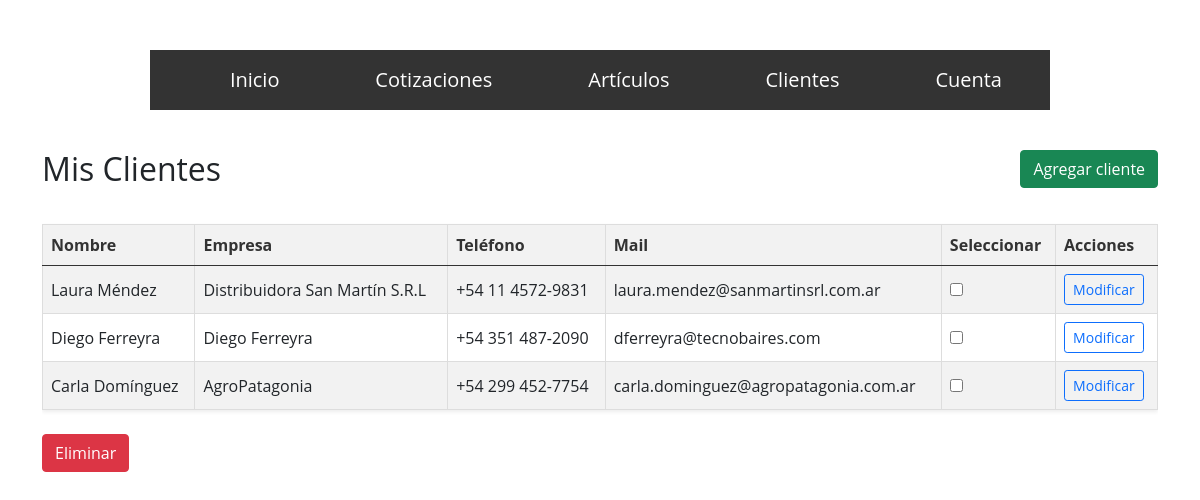
Screenshot of /clientes/ (signed in) with the database file from the repository.
### clientes/models.py (models this page shows, shortened)
class Clientes(models.Model):
    usuario_log=models.ForeignKey(User, on_delete=models.CASCADE)
    nombre=models.CharField(max_length=50)
    nombre_empresa=models.CharField(null=True, max_length=30)
    telefono=models.CharField(max_length=20)
    mail=models.EmailField()
    created=models.DateTimeField(auto_now_add=True)
    updated=models.DateField(auto_now=True)
    class Meta:
        verbose_name="Cliente"
        verbose_name_plural="Clientes"

### clientes/views.py (the view)
# urls.py: path('', MisClientes.as_view(), name="mis_clientes"),
class MisClientes(LoginRequiredMixin, ListView):
    model = Clientes
    template_name = "mis_clientes.html"
    context_object_name = "clientes"
    def get_queryset(self):
        return Clientes.objects.filter(usuario_log=self.request.user)

### clientes/templates/mis_clientes.html (shortened to what this page needs)
{% extends "estructura_base.html" %}
{% load static %}
{% block content %}
<div class="container py-4">
  <div class="d-flex justify-content-between align-items-center mb-3">
    <h2 class="mb-0">Mis Clientes</h2>
    <a class="btn btn-success" href="{% url 'nuevo_cliente' %}">Agregar cliente</a>
  </div>
  <form action="{% url 'eliminar_cliente' %}" method="post">
    <div class="table-responsive">
      <table class="table table-striped align-middle shadow-sm">
        <thead class="table-primary">
          <tr>
            <th>Nombre</th>
            <th>Empresa</th>
            <th>Teléfono</th>
            <th>Mail</th>
            <th>Seleccionar</th>
            <th>Acciones</th>
          </tr>
        </thead>
        <tbody>
          {% for cliente in clientes %}
          <tr>
            <td>{{ cliente.nombre }}</td>
            <td>{{ cliente.nombre_empresa }}</td>
            <td>{{ cliente.telefono }}</td>
            <td>{{ cliente.mail }}</td>
            <td>
              <input type="checkbox" name="clientes_seleccionados[]" value="{{ cliente.id }}">
            </td>
            <td>
              <a href="{% url 'actualizar_cliente' cliente.id %}" class="btn btn-sm btn-outline-primary">Modificar</a>
            </td>
          </tr>
          {% empty %}
          <tr>
            <td colspan="6" class="text-center">No hay clientes disponibles.</td>
          </tr>
          {% endfor %}
        </tbody>
      </table>
    </div>
    {% if clientes %}
      <button type="submit" class="btn btn-danger mt-2" name="accion" value="eliminar">Eliminar</button>
    {% endif %}
  </form>
</div>
{% endblock %}

### facturacionApp/static/home.css (style rules this page uses)
* { margin: 0; padding: 0; box-sizing: border-box; font-family: 'Open Sans', sans-serif; }
body { background-size: cover; padding-top: 50px; }
.table { width: 100%; border-collapse: collapse; margin-top: 20px; }
.table th, .table td { border: 1px solid #ddd; padding: 8px; text-align: left; }
.table th { background-color: #f2f2f2; color: #333; }

### rows the page displays
Clientes: nombre "Laura Méndez", nombre_empresa "Distribuidora San Martín S.R.L", telefono "+54 11 4572-9831", mail "laura.mendez@sanmartinsrl.com.ar"
Clientes: nombre "Diego Ferreyra", nombre_empresa "Diego Ferreyra", telefono "+54 351 487-2090", mail "dferreyra@tecnobaires.com"
Clientes: nombre "Carla Domínguez", nombre_empresa "AgroPatagonia", telefono "+54 299 452-7754", mail "carla.dominguez@agropatagonia.com.ar"
